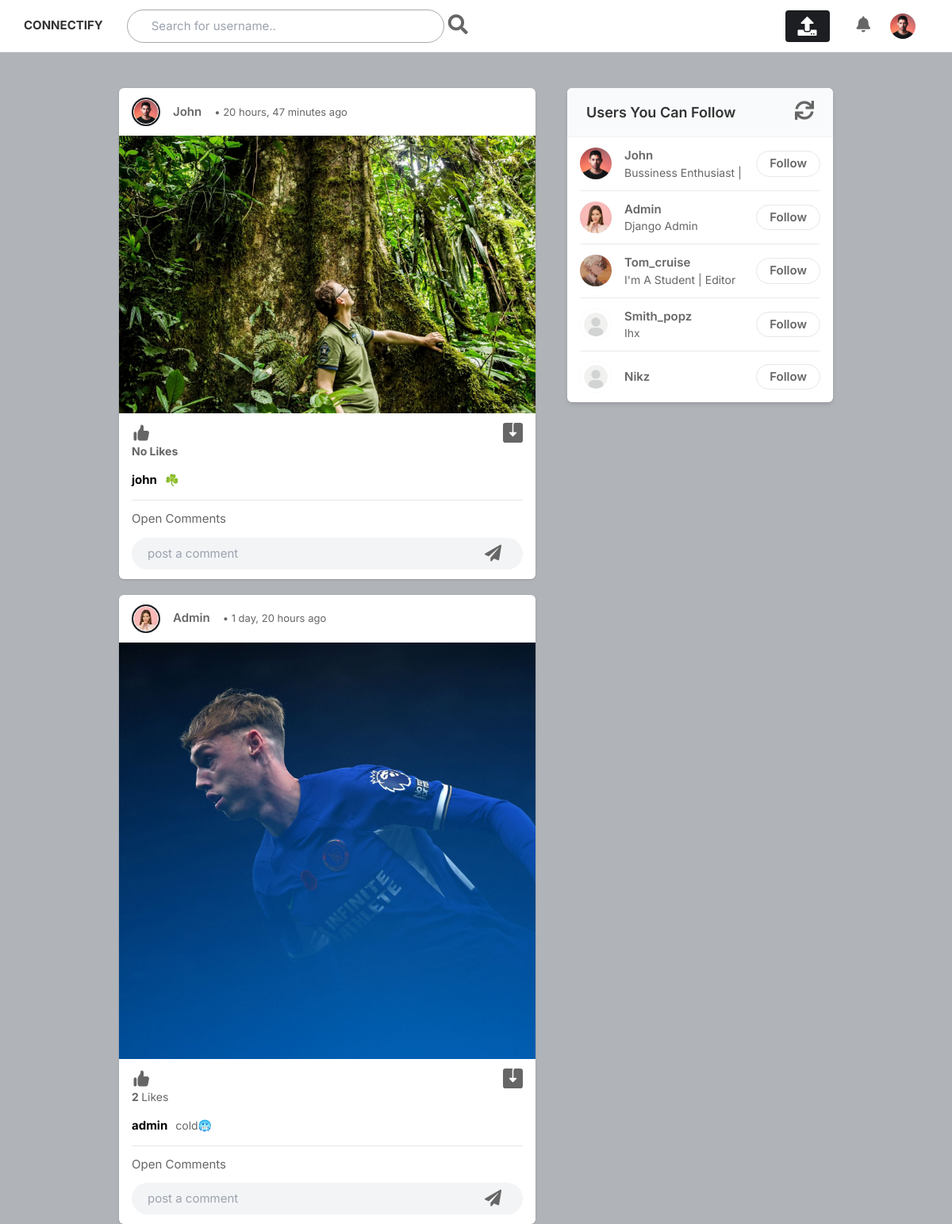
The app's page / (signed in), older data.
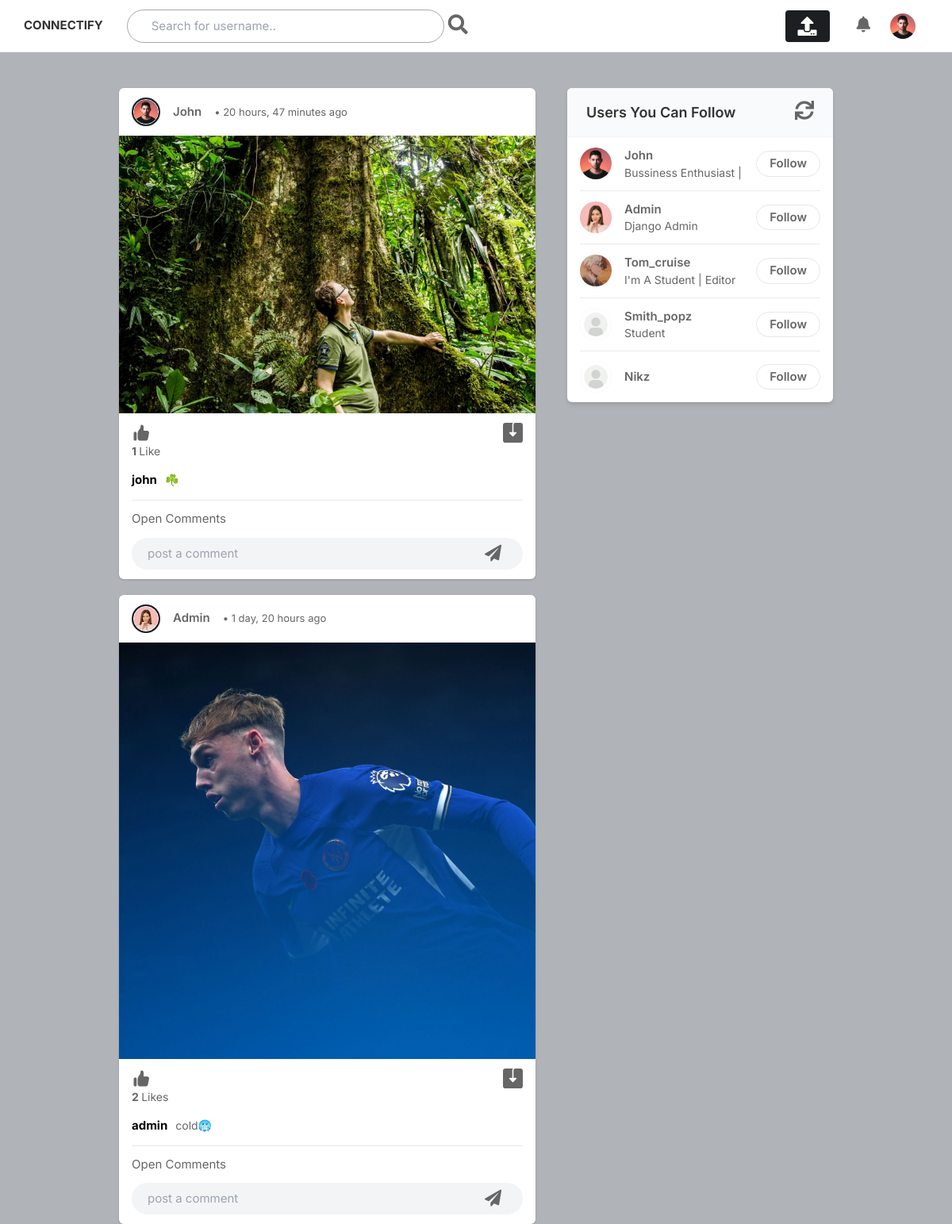
The same page, newer data.
### core/models.py (models this page shows, shortened)
class Post(models.Model):
    id = models.UUIDField(primary_key=True,default=uuid.uuid4,editable=False)
    user = models.CharField(max_length=100)
    profile_img=models.ForeignKey(Profile,on_delete=models.CASCADE)
    image = models.ImageField(upload_to='post_images')
    caption=models.TextField()
    created_at=models.DateTimeField(default=datetime.now)
    no_of_likes=models.IntegerField(default=0)
    posted_at=models.DateTimeField(auto_now_add=True)

class Profile(models.Model):
    GENDER_CHOICES = [
        ('male', 'Male'),
        ('female', 'Female'),
        ('other', 'Other'),
    ]
    user = models.ForeignKey(User,on_delete=models.CASCADE)
    id_user = models.IntegerField()
    bio= models.TextField(blank=True)
    profile_img= models.ImageField(upload_to='profile_imgages', default='blank-image.webp')
    header_img = models.ImageField(upload_to='header_images', default='timelineheader.jpg')
    location= models.CharField(max_length=100, blank=True)
    gender = models.CharField(max_length=6, choices=GENDER_CHOICES, default='other')

### core/views.py (the view)
# urls.py: path('',views.index,name='index'),
@login_required(login_url='signin')
def index(request):
    notifications = Notification.objects.filter(receiver=request.user).order_by('-date')
    user_profile=Profile.objects.get(user=request.user)
    unread_notifications = notifications.filter(is_read=False).exists()
    posts=Post.objects.all()
    for notification in notifications:
        notification.adjusted_date = notification.date + timedelta(hours=5, minutes=30)
        notification.sender_profile_img = Profile.objects.get(user=notification.sender).profile_img
    all_profile=Profile.objects.all()
    context={
        'user_profile':user_profile,
        'posts':posts,
        'notifications': notifications,
        'unread_notifications': unread_notifications,
        'all_profile':all_profile,
    }
    return render(request,'index.html',context)

### templates/index.html (shortened to what the changed rows need)
{% load static %}
<!DOCTYPE html>
<html lang="en">
<head>
    <link rel="stylesheet" href="https://cdnjs.cloudflare.com/ajax/libs/font-awesome/4.7.0/css/font-awesome.min.css">
    <link rel="stylesheet" href="{% static 'assets/css/icons.css' %}">
    <link rel="stylesheet" href="{% static 'assets/css/uikit.css' %}">
    <link rel="stylesheet" href="{% static 'assets/css/style.css' %}">
    <link rel="stylesheet" href="{% static 'assets/css/tailwind.css' %}">
    <link rel="stylesheet" href="https://cdnjs.cloudflare.com/ajax/libs/font-awesome/5.15.4/css/all.min.css" />
    <link rel="stylesheet" href="https://cdnjs.cloudflare.com/ajax/libs/font-awesome/4.7.0/css/font-awesome.min.css">
    <link rel="stylesheet" href="https://cdnjs.cloudflare.com/ajax/libs/font-awesome/5.15.4/css/all.min.css">
</head>
<body>
            <header>
                <div class="header_inner">
                <form action="search/" method="POST">
                    <div class="left-side">
                        <div id="logo" class="" style="padding-right:30px">
                            <a href="home.html">
                                <b><h1 style="text-transform: uppercase;">connectify</h1></b>
                            </a>
                        </div>
                    </div>
                </form>
                </div>
            </header>
            <div class="container m-auto">
                <div class="lg:flex justify-center lg:space-x-10 lg:space-y-0 space-y-5">
                    <div class="space-y-5 flex-shrink-0 lg:w-7/12">
                        {% for post in posts reversed %}
                        <div class="bg-white shadow rounded-md  -mx-2 lg:mx-0">
                            <div class="flex justify-between items-center px-4 py-3">
                                <div class="flex flex-1 items-center space-x-4">
                                    <a href="{% url 'profile' pk=post.user %}">
                                        <div class="bg-gradient-to-tr from-yellow-600 to-pink-600 p-0.5 rounded-full">
                                            <img src="{{post.profile_img.profile_img.url}}" class="bg-gray-200 border border-white rounded-full w-8 h-8">
                                        </div>
                                    </a>
                                    <a href="{% url 'profile' pk=post.user %}">
                                    <span class="block capitalize font-semibold "> {{post.user}}</span></a>  <p style="font-size: 13px;">&#x2022; {{post.posted_at | timesince}} ago</p>
                                </div>
                                {% if request.user.username == post.user %}
                                <div>
                                    <i class="icon-feather-more-horizontal text-2xl hover:bg-gray-200 rounded-full p-2 transition -mr-1 "></i>
                                 </div>
                                {% endif %}
                            </div>
                            <div uk-lightbox>
                                <a href="{{post.image.url}}">
                                    <img src="{{post.image.url}}" alt="">
                                </a>
                            </div>
                            <div class="py-3 px-4 space-y-3">
                                <div class="flex space-x-4 lg:font-bold">
                                    <a href="/like-post?post_id={{post.id}}" class="flex items-center space-x-2">
                                        <div class="">
                                        </div>
                                    </a>
                                    <a href="{{post.image.url}}" class="flex items-center space-x-2 flex-1 justify-end" download>
                                    </a>
                                </div>
                                <div style="margin-top: 0;" class="flex items-center space-x-3">
                                    <div style="font-size: 14px;" class="">
                                        {% if post.no_of_likes == 0 %}
                                        <strong><a href="">No Likes</a></strong>
                                         {% elif post.no_of_likes == 1 %}
                                         <strong> {{post.no_of_likes}} </strong><a href="">Like</a>
                                         {% else %}
                                         <strong> {{post.no_of_likes}} </strong>Likes
                                         {% endif %}
                                    </div>
                                </div>
                                <div style="display: flex;">
                                    <p style="padding-right: 10px;color:black;"><b>{{post.user}}</b></p><p style="font-size: 14px;">{{post.caption}}</p>
                                </div>
                                <hr>
                                <button class="open-comments-btn">Open Comments</button>
                                <form method="POST" action="{% url 'add_comment' %}">
                                <div class="bg-gray-100 bg-gray-100 rounded-full rounded-md relative ">
                                    <input name="comment" type="text" placeholder="post a comment" class="bg-transparent max-h-10 shadow-none">
                                    <div class="absolute bottom-0 flex h-full items-center right-0 right-3 text-xl space-x-2">
                                        <button type="submit"><i style="font-size: 21px;margin-right:15px" class="fa fa-paper-plane"></i></button>
                                    </div>
                                </div>
                            </form>
                            </div>
                        </div>
                        {% endfor %}
                    </div>
                    <div class="lg:w-5/12">
                        <div class="bg-white  shadow-md rounded-md overflow-hidden">
                            <div class="bg-gray-50 border-b border-gray-100 flex items-baseline justify-between py-4 px-6">
                                <h2 class="font-semibold text-lg">Users You Can Follow</h2>
                            </div>
                            <div class="divide-gray-300 divide-gray-50 divide-opacity-50 divide-y px-4 ">
{% for i in all_profile %}
<div class="flex items-center justify-between py-3">
    <div class="flex flex-1 items-center space-x-4">
        <a href="">
            <img src="{{i.profile_img.url}}" class="bg-gray-200 rounded-full w-10 h-10">
        </a>
        <div class="flex flex-col">
            <span class="block capitalize font-semibold"> {{i.user}}</span>
            <span class="block capitalize text-sm"> {{i.bio}} </span>
        </div>
    </div>
    <a href="#" class="border border-gray-200 font-semibold px-4 py-1 rounded-full hover:bg-pink-600 hover:text-white hover:border-pink-600 "> Follow </a>
</div>
{% endfor %}
                            </div>
                        </div>
                    </div>
                </div>
            </div>
</body>
</html>

Row changes from the older to the newer data that the page shows:
changed Post "John": no_of_likes (not shown) → "1"; no_of_likes "No Likes" → "Like"
changed Profile "Smith_popz": bio "Ihx" → "Student"
